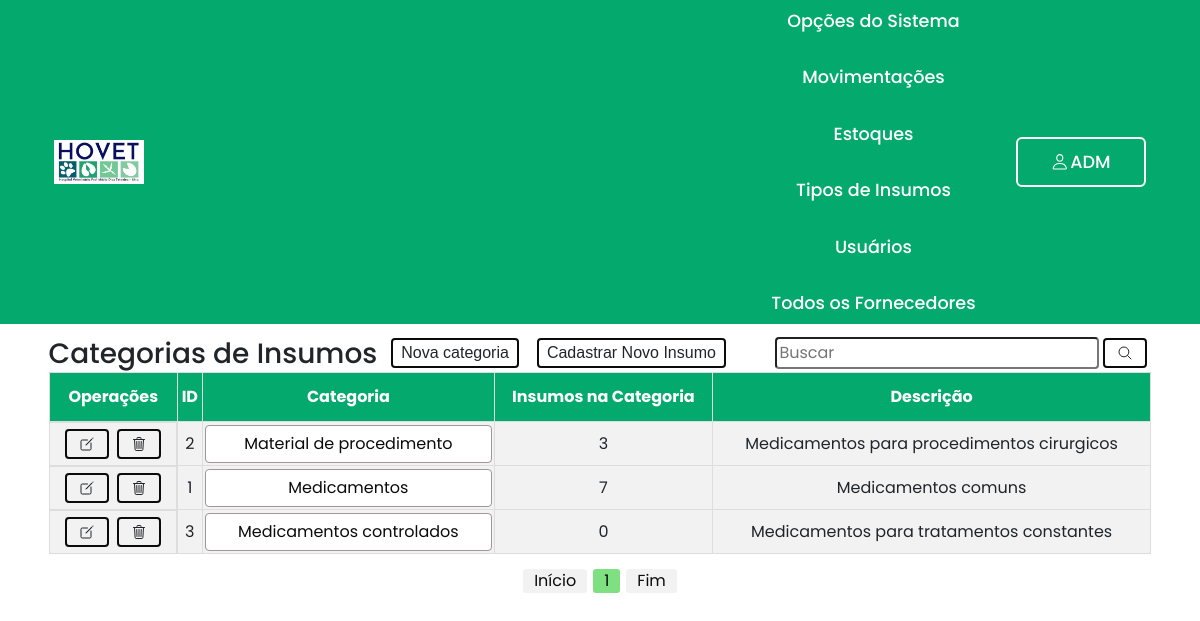
/sistema/index.php?menuop=categorias_insumos (signed in), run on the app's committed database.
### tables this page shows
create table tipos_insumos (
	tipos_insumos_id int primary key auto_increment,
    tipos_insumos_tipo varchar(100) not null,
    tipos_insumos_descricao varchar(100)
    );

### pgs_modelo/permissoes_usuarios.php (called while the page is built, shortened)
<?php
function has_permission($per_user, $per_sistem){
    $cont_per_user = count($per_user);
    $i = 0;
    while ($i < $cont_per_user) {
        if (in_array($per_user[$i], $per_sistem)){
            return true;
            break;
        }else{
            $i++;
        }
    }
    return null;
}
?>

### sistema/index.php (the view, shortened to what this page needs)
<?php
include_once("../db/connect.php");
include_once("../pgs_modelo/permissoes_usuarios.php");
$sessionUserType = $_SESSION['usuario_tipo_usuario_id'];
$array_tipos_estoquista_adm_diretor = [2,3,5];
$array_permissoes_user = [];
if ($sessionUserType == 2) {
    $array_permissoes_user = $array_tipos_estoquista_adm_diretor;
} else {
    $array_permissoes_user = [$sessionUserType];
}
?>
<!DOCTYPE html>
<html lang="pt-br">
<head>
    <link rel="stylesheet" href="https://cdn.jsdelivr.net/npm/bootstrap@4.6.2/dist/css/bootstrap.min.css"
>
    <link rel="stylesheet" href="../css/style_personalizado.css">
</head>
<body>
    <nav class="navbar">
        <div class="container navbar-header">
            <div class="logo">
                <a href="index.php?menuop=pagina_principal">
                    <img class="float-left" src="../img/logo_hovet.jpg">
                </a>
            </div>
            <div class="display-flex-row">
                <div class="menu_op_adm">
                    <div class="dropdown">
                        <a href="#">Opções do Sistema</a>
                    </div>
                    <div class="dropdown" id="listar">
                        <a href="#">Movimentações</a>
                    </div>
                    <div class="dropdown">
                        <a href="#">Estoques</a>
                    </div>
                    <div class="dropdown" id="listar">
                        <a href="#">Tipos de Insumos</a>
                    </div>
                    <div id="listar">
                        <a href="index.php?menuop=usuarios">Usuários</a>
                    </div>
                    <div class="dropdown" id="listar">
                        <a href="#">Todos os Fornecedores</a>
                    </div>
                </div>
                <div class="login_user">
                    <div class="dropdown">
                        <span class="icon">
                            <ion-icon name="person-outline"></ion-icon>
                            <?php echo $_SESSION['usuario_primeiro_nome'];?>
                        </span>
                    </div>
                </div>
            </div>
        </div>
    </nav>
    <main>
        <?php
            $menuop = (isset($_GET["menuop"]))?$_GET["menuop"]:"pagina_principal";
            switch ($menuop) {
                case 'categorias_insumos':
                    if (!has_permission($array_permissoes_user, $array_tipos_estoquista_adm_diretor)) {
                        echo "<script language='javascript'>window.alert('Você não tem permissão para acessar está página!!'); </script>";
                        echo "<script language='javascript'>window.location='/hovet/sistema/index.php?menuop=pagina_principal'</script>";
                    } else{
                        include_once("insumos/categorias_insumos/painel_categorias.php");
                        break;
                    }
            }
        ?>
    </main>
</body>
</html>

### sistema/insumos/categorias_insumos/painel_categorias.php (shortened to what this page needs)
<section class="painel_usuarios">
    <div class="container">
        <div class="menu_header">
            <div class="menu_user">
                <h3>Categorias de Insumos</h3>
                <a href="index.php?menuop=cadastro_categoria_insumo">
                    <button class="btn" id="operacao_cadastro">Nova categoria</button>
                </a>
                <a href="index.php?menuop=cadastro_insumo">
                    <button class="btn" id="operacao_cadastro">Cadastrar Novo Insumo</button>
                </a>
            </div>
            <div>
                <form action="index.php?menuop=categorias_insumos" method="post" class="form_buscar">
                    <input type="text" name="txt_pesquisa_insumos" placeholder="Buscar">
                    <button type="submit" class="btn">
                        <span class="icon">
                            <ion-icon name="search-outline"></ion-icon>
                        </span>
                    </button>
                </form>
            </div>
        </div>
        <div class="tabelas">
            <table id="tabela_listar">
                <thead>
                    <tr>
                        <th id="th_operacoes_editar_deletar">Operações</th>
                        <th>ID</th>
                        <th>Categoria</th>
                        <th>Insumos na Categoria</th>
                        <th>Descrição</th>
                    </tr>
                </thead>
                <tbody>
                    <?php
                        $quantidade_registros_insumos = 10;
                        $pagina_insumos = (isset($_GET['pagina_insumos']))?(int)$_GET['pagina_insumos']:1;
                        $inicio_insumos = ($quantidade_registros_insumos * $pagina_insumos) - $quantidade_registros_insumos;
                        $txt_pesquisa_insumos = (isset($_POST["txt_pesquisa_insumos"]))?$_POST["txt_pesquisa_insumos"]:"";
                        if ($sessionUserType!=2 && $sessionUserType!=3) {
                            $painel_tmp = "Disp";
                        }else {
                            $painel_tmp = $txt_pesquisa_insumos;
                        }
                        $painel = $painel_tmp;
                        $sql = "SELECT
                                    tp.tipos_insumos_id,
                                    tp.tipos_insumos_tipo,
                                    tp.tipos_insumos_descricao
                                FROM
                                    tipos_insumos tp
                                WHERE
                                    tp.tipos_insumos_id = '{$txt_pesquisa_insumos}' or tp.tipos_insumos_tipo LIKE '{$painel}%'
                                    ORDER BY tipos_insumos_tipo ASC
                                    LIMIT $inicio_insumos,$quantidade_registros_insumos";
                        $rs = mysqli_query($conexao,$sql) or die("Erro ao executar a consulta! " . mysqli_error($conexao));
                        while($dados = mysqli_fetch_assoc($rs)){
                            $tipo_de_insumo_id = $dados['tipos_insumos_id'];
                            $sql = "SELECT
                                        count(i.insumos_id) as qtd_insumos
                                    FROM
                                        insumos i
                                    WHERE
                                        i.insumos_tipo_insumos_id = {$tipo_de_insumo_id}";
                            $rs_info = mysqli_query($conexao,$sql) or die("Erro ao executar a consulta! " . mysqli_error($conexao));
                            $dados_info = mysqli_fetch_assoc($rs_info);
                    ?>
                    <tr>
                    <tr class="tabela_dados">
                        <td class="operacoes" id="td_operacoes_editar_deletar">
                            <a href="index.php?menuop=editar_categoria_insumos&id=<?=$dados["tipos_insumos_id"]?>" class="confirmaEdit">
                                <button class="btn">
                                    <span class="icon">
                                        <ion-icon name="create-outline"></ion-icon>
                                    </span>
                                </button>
                            </a>
                            <a href="index.php?menuop=excluir_categoria_insumos&id=<?=$dados["tipos_insumos_id"]?>" class="confirmaDelete">
                                <button class="btn">
                                    <span class="icon">
                                        <ion-icon name="trash-outline"></ion-icon>
                                    </span>
                                </button>
                            </a>
                        </td>
                        <td><?=$dados["tipos_insumos_id"]?></td>
                        <td>
                            <a href="index.php?menuop=insumos&categoriaInsumoId=<?=$dados['tipos_insumos_id']?>" class="form-control"><?=$dados['tipos_insumos_tipo']?></a>
                        </td>
                        <td><?=$dados_info["qtd_insumos"]?></td>
                        <td><?=$dados["tipos_insumos_descricao"]?></td>
                    </tr>
                    <?php
                        }
                    ?>
                </tbody>
            </table>
        </div>
        <div class="paginacao">
            <?php
                $sqlTotalinsumos = "SELECT tipos_insumos_id FROM tipos_insumos";
                $queryTotalinsumos = mysqli_query($conexao,$sqlTotalinsumos) or die(mysqli_error($conexao));
                $numTotalinsumos = mysqli_num_rows($queryTotalinsumos);
                $totalPaginasinsumos = ceil($numTotalinsumos/$quantidade_registros_insumos);
                echo "<a href=\"?menuop=categorias_insumos&pagina_insumos=1\">Início</a> ";
                    ?>
                    <?php
                for($i=1;$i<=$totalPaginasinsumos;$i++){
                    if ($i >= ($pagina_insumos) && $i <= ($pagina_insumos+5)) {
                        if ($i==$pagina_insumos) {
                            echo "<span>$i</span>";
                        } else {
                            echo " <a href=\"?menuop=categorias_insumos&pagina_insumos=$i\">$i</a> ";
                        }
                    }
                }
                    ?>
                    <?php
                echo " <a href=\"?menuop=categorias_insumos&pagina_insumos=$totalPaginasinsumos\">Fim</a>";
            ?>
        </div>
    </div>
</section>

### css/style_personalizado.css (style rules this page uses)
* { margin: 0; padding: 0; box-sizing: border-box; font-family: 'Poppins', sans-serif; }
*, *:before, *:after { box-sizing: border-box; }
.navbar { background-color: #04AA6D !important; }
.navbar img { width: 90px; }
.navbar a { color: #071e51; font-size: 15px; }
.container { display: flex; justify-content: center; flex-direction: column; }
.container.navbar-header { flex-direction: row; }
@media (min-width: 1200px) { .container { max-width: 96% !important; } }
.menu_user { display: flex; gap: 10px; align-items: center; }
.menu_user > h3 { margin-bottom: 0; }
.dropdown { position: relative; display: inline-block; }
#tabela_listar { font-family: Arial, Helvetica, sans-serif; border-collapse: collapse; width: 100%; }
#tabela_listar td, #tabela_listar th { border: 1px solid #ddd; padding: 2px; }
#tabela_listar tr:nth-child(even) { background-color: #f2f2f2; }
#tabela_listar th { padding-top: 12px; padding-bottom: 12px; text-align: center; background-color: #04AA6D; color: white; }
#tabela_listar td { text-align: center; }
.menu_header { display: flex; align-items: center; justify-content: space-between; }
.menu_op_adm { display: flex; align-items: center; gap: 30px; margin-bottom: 0; }
.menu_op_adm a { position: relative; font-size: 1.1em; color: #fff; text-decoration: none; font-weight: 500; }
.menu_op_adm a::after { content: ''; position: absolute; left: 0; bottom: -3px; width: 100%; height: 3px; background: #fff; border-radius: 5px; transform-origin: right; transform: scaleX(0); transition: transform .5s; color: #0B0B0B; }
.login_user { display: flex; align-items: center; justify-content: center; }
.login_user { width: 130px; height: 50px; background: transparent; border: 2px solid #fff; outline: none; border-radius: 6px; cursor: pointer; font-size: 1.1em; color: #fff; font-weight: 500; margin-left: 30px; transition: .5s; }
main { padding: 10px; }
button.btn { background: none; border: 2px solid #0B0B0B; font-family: "montserrat", sans-serif; padding: 1px 8px; min-width: 20px; margin: 4px; cursor: pointer; transition: color 0.4s linear; position: relative; }
button.btn::before { content: ""; position: absolute; left: 0; top: 0; width: 100%; height: 100%; background: #04AA6D; z-index: -1; transition: transform 0.5s; transform-origin: 0 0; transition-timing-function: cubic-bezier(0.5,1.6,0.4,0.7); }
button.btn::before { transform: scaleX(0); }
span.icon { display: flex; gap: 2px; align-items: center; padding: 4px; }
td.operacoes { display: flex; justify-content: center; }
.form_buscar { display: flex; align-items: center; }
.form_buscar input { padding: 2px; border-radius: .25em; }
.tabelas { display: flex; }
.paginacao { display: flex; gap: 6px; margin-top: 15px; justify-content: center; }
.paginacao a { color: #0B0B0B; background-color: #f2f2f2; border-radius: 3px; padding: 0 11px; }
.paginacao > span { color: #0B0B0B; background-color: #7EE081; border-radius: 3px; padding: 0 11px; }
.form-control { color: #0B0B0B; border: 1px solid #9f9898; }
.display-flex-row { display: flex; gap: 10px; align-items: center; }
@media only screen and (max-width: 1480px) { .menu_op_adm { flex-direction: column; } }

### data on the page
tipos_insumos: tipos_insumos_id "2", tipos_insumos_tipo "Material de procedimento", qtd_insumos "3", tipos_insumos_descricao "Medicamentos para procedimentos cirurgicos"
tipos_insumos: tipos_insumos_id "1", tipos_insumos_tipo "Medicamentos", qtd_insumos "7", tipos_insumos_descricao "Medicamentos comuns"
tipos_insumos: tipos_insumos_id "3", tipos_insumos_tipo "Medicamentos controlados", qtd_insumos "0", tipos_insumos_descricao "Medicamentos para tratamentos constantes"

### other printed values
$_SESSION['usuario_primeiro_nome'] "ADM"
